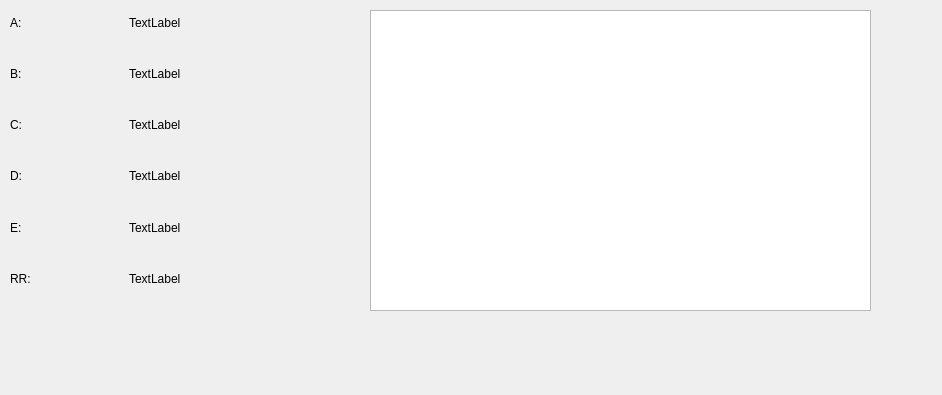
<?xml version="1.0" encoding="UTF-8"?>
<ui version="4.0">
 <class>CaliCurveDraw</class>
 <widget class="QWidget" name="CaliCurveDraw">
  <property name="geometry">
   <rect>
    <x>0</x>
    <y>0</y>
    <width>942</width>
    <height>395</height>
   </rect>
  </property>
  <property name="windowTitle">
   <string>Form</string>
  </property>
  <widget class="QChartView" name="chartView">
   <property name="geometry">
    <rect>
     <x>370</x>
     <y>10</y>
     <width>501</width>
     <height>301</height>
    </rect>
   </property>
  </widget>
  <widget class="QWidget" name="">
   <property name="geometry">
    <rect>
     <x>10</x>
     <y>0</y>
     <width>231</width>
     <height>301</height>
    </rect>
   </property>
   <layout class="QVBoxLayout" name="verticalLayout">
    <item>
     <layout class="QHBoxLayout" name="horizontalLayout">
      <item>
       <widget class="QLabel" name="label_2">
        <property name="text">
         <string>A:</string>
        </property>
       </widget>
      </item>
      <item>
       <widget class="QLabel" name="label_8">
        <property name="text">
         <string>TextLabel</string>
        </property>
       </widget>
      </item>
     </layout>
    </item>
    <item>
     <layout class="QHBoxLayout" name="horizontalLayout_2">
      <item>
       <widget class="QLabel" name="label_3">
        <property name="text">
         <string>B:</string>
        </property>
       </widget>
      </item>
      <item>
       <widget class="QLabel" name="label_9">
        <property name="text">
         <string>TextLabel</string>
        </property>
       </widget>
      </item>
     </layout>
    </item>
    <item>
     <layout class="QHBoxLayout" name="horizontalLayout_3">
      <item>
       <widget class="QLabel" name="label_4">
        <property name="text">
         <string>C:</string>
        </property>
       </widget>
      </item>
      <item>
       <widget class="QLabel" name="label_10">
        <property name="text">
         <string>TextLabel</string>
        </property>
       </widget>
      </item>
     </layout>
    </item>
    <item>
     <layout class="QHBoxLayout" name="horizontalLayout_4">
      <item>
       <widget class="QLabel" name="label_5">
        <property name="text">
         <string>D:</string>
        </property>
       </widget>
      </item>
      <item>
       <widget class="QLabel" name="label_11">
        <property name="text">
         <string>TextLabel</string>
        </property>
       </widget>
      </item>
     </layout>
    </item>
    <item>
     <layout class="QHBoxLayout" name="horizontalLayout_5">
      <item>
       <widget class="QLabel" name="label_6">
        <property name="text">
         <string>E:</string>
        </property>
       </widget>
      </item>
      <item>
       <widget class="QLabel" name="label_12">
        <property name="text">
         <string>TextLabel</string>
        </property>
       </widget>
      </item>
     </layout>
    </item>
    <item>
     <layout class="QHBoxLayout" name="horizontalLayout_6">
      <item>
       <widget class="QLabel" name="label_7">
        <property name="text">
         <string>RR:</string>
        </property>
       </widget>
      </item>
      <item>
       <widget class="QLabel" name="label_13">
        <property name="text">
         <string>TextLabel</string>
        </property>
       </widget>
      </item>
     </layout>
    </item>
   </layout>
  </widget>
 </widget>
 <customwidgets>
  <customwidget>
   <class>QChartView</class>
   <extends>QGraphicsView</extends>
   <header location="global">qchartview.h</header>
  </customwidget>
 </customwidgets>
 <resources/>
 <connections/>
</ui>
